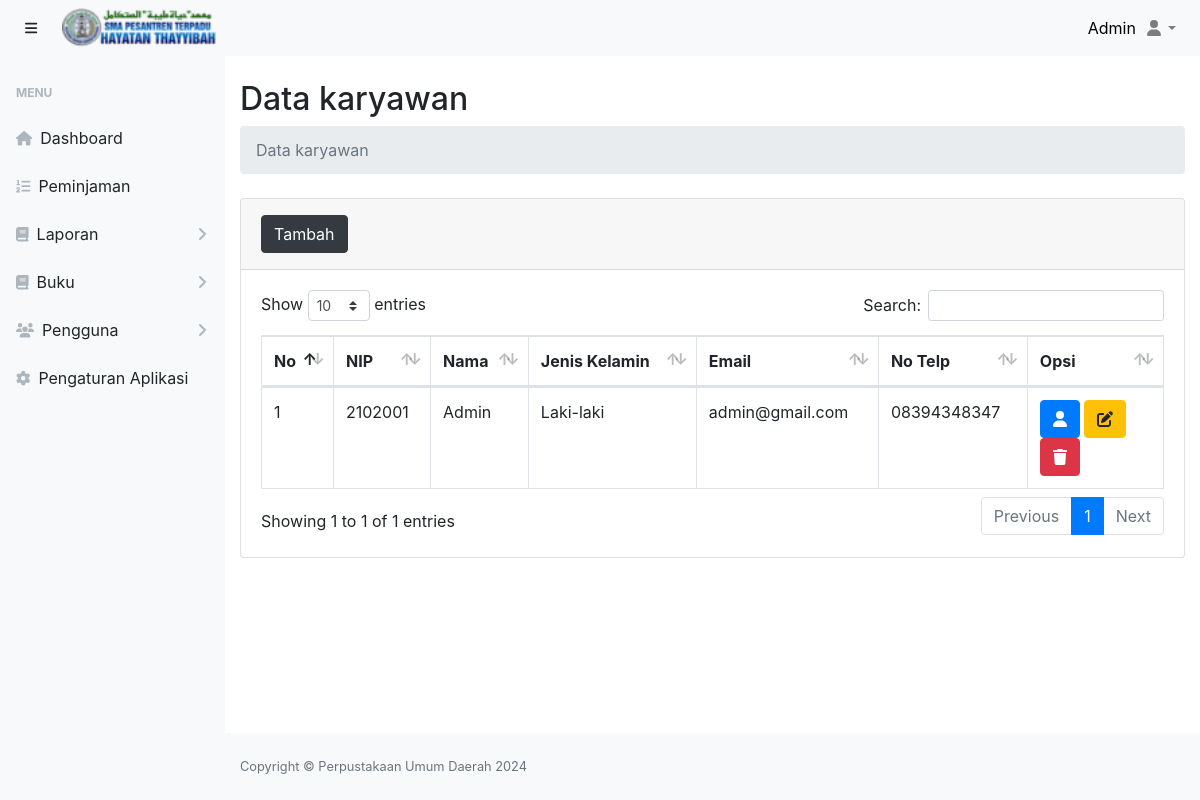
The page /dist/halaman.php?page=karyawan (signed in) on the database its author committed.
### tables this page shows
CREATE TABLE `karyawan` (
  `id_karyawan` int(11) NOT NULL,
  `kode_karyawan` char(9) NOT NULL,
  `nip` char(10) NOT NULL,
  `nama_karyawan` varchar(50) NOT NULL,
  `jk` char(1) NOT NULL,
  `email` varchar(30) NOT NULL,
  `alamat` varchar(60) NOT NULL,
  `no_telp` char(14) NOT NULL,
  `foto` varchar(200) NOT NULL
);

CREATE TABLE `profil_aplikasi` (
  `id` int(11) NOT NULL,
  `nama_aplikasi` varchar(30) NOT NULL,
  `nama_pimpinan` varchar(100) NOT NULL,
  `alamat` varchar(100) NOT NULL,
  `no_telp` char(14) NOT NULL,
  `website` varchar(50) NOT NULL,
  `logo` varchar(100) NOT NULL
);

### dist/karyawan/index.php (the view, shortened to what this page needs)
<main>
    <div class="container-fluid">
        <h2 class="mt-4">Data karyawan</h2>
        <ol class="breadcrumb mb-4">
            <li class="breadcrumb-item active">Data karyawan</li>
        </ol>
        <div class="card mb-4">
          <div class="card-header py-3">
            <button  class="btn-tambah btn btn-dark btn-icon-split"><span class="text">Tambah</span></button>
          </div>
            <div class="card-body">
                <div class="table-responsive">
                    <table class="table table-bordered" id="tabel_karyawan" width="100%" cellspacing="0">
                        <thead>
                            <tr>
                                <th>No</th>
                                <th>NIP</th>
                                <th>Nama</th>
                                <th>Jenis Kelamin</th>
                                <th>Email</th>
                                <th>No Telp</th>
                                <th width="15%">Opsi</th>
                            </tr>
                        </thead>
                        <tbody>
                        <?php
                            include '../config/database.php';
                            $sql="select * from karyawan";
                            $hasil=mysqli_query($kon,$sql);
                            $no=0;
                            while ($data = mysqli_fetch_array($hasil)):
                            $no++;
                        ?>
                        <tr>
                            <td><?php echo $no; ?></td>
                            <td><?php echo $data['nip']; ?></td>
                            <td><?php echo $data['nama_karyawan']; ?></td>
                            <td><?php echo $data['jk'] == 1 ? 'Laki-laki' : 'Perempuan';?></td>
                            <td><?php echo $data['email']; ?></td>
                            <td><?php echo $data['no_telp']; ?></td>
                            <td>
                                <button class="setting-akun btn btn-primary btn-circle" kode_karyawan="<?php echo $data['kode_karyawan']; ?>" ><i class="fas fa-user"></i></button>
                                <button class="btn-edit btn btn-warning btn-circle" id_karyawan="<?php echo $data['id_karyawan']; ?>" kode_karyawan="<?php echo $data['kode_karyawan']; ?>" ><i class="fas fa-edit"></i></button>
                                <a href="karyawan/hapus.php?id_karyawan=<?php echo $data['id_karyawan']; ?>&kode_karyawan=<?php echo $data['kode_karyawan']; ?>" class="btn-hapus btn btn-danger btn-circle" ><i class="fa fa-trash"></i></a>
                            </td>
                        </tr>
                        <?php endwhile; ?>
                        </tbody>
                    </table>
                </div>
            </div>
        </div>
    </div>
</main>

### dist/halaman.php (shortened to what this page needs)
<?php
  include '../config/database.php';
?>
<!DOCTYPE html>
<html lang="en">
    <head>
        <link href="../src/templates/css/styles.css" rel="stylesheet" />
        <link href="../src/plugin/bootstrap/css/bootstrap.min.css" rel="stylesheet" />
        <link rel="stylesheet" href="https://cdnjs.cloudflare.com/ajax/libs/font-awesome/6.4.0/css/all.min.css">
        <link href="../src/plugin/datatables/dataTables.bootstrap4.min.css" rel="stylesheet" />
    </head>
    <body class="sb-nav-fixed">
        <nav class="sb-topnav navbar navbar-expand navbar-light bg-light">
            <button class="btn btn-link btn-sm order-1 order-lg-0" id="sidebarToggle" href="#"><i class="fas fa-bars"></i></button>
            <div class="navbar-brand" href="#"><img src="../src/img/logo126.png" alt="Logo" width="80%"></div>
            <div class="sb-nav-footer" style="color: black;">
                        <div  >
                        <?php
                            if ($_SESSION['level']=='Karyawan' or $_SESSION['level']=='karyawan'):
                                echo $_SESSION["nama_karyawan"];
                            endif;
                        ?>
                        </div>
            </div>
            <ul class="navbar-nav ml-auto ml-md-0">
                <li class="nav-item dropdown">
                    <a class="nav-link dropdown-toggle" id="userDropdown" href="#" role="button" data-toggle="dropdown" aria-haspopup="true" aria-expanded="false"><i class="fas fa-user fa-fw"></i></a>
                </li>
            </ul>
        </nav>
        <div id="layoutSidenav">
            <div id="layoutSidenav_nav">
                <nav class="sb-sidenav accordion sb-sidenav-light" id="sidenavAccordion">
                    <div class="sb-sidenav-menu">
                    <?php
                        if ($_SESSION['level']=='Karyawan' or $_SESSION['level']=='karyawan'):
                    ?>
                        <div class="nav">
                            <div class="sb-sidenav-menu-heading">Menu</div>
                            <a class="nav-link" href="halaman.php?page=dashboard">
                                <div class="sb-nav-link-icon"><i class="fas fa-home"></i></div>
                                Dashboard
                            </a>
                            <a class="nav-link" href="halaman.php?page=daftar-peminjaman">
                                <div class="sb-nav-link-icon"><i class="fas fa-list-ol"></i></div>
                                Peminjaman
                            </a>
                            <a class="nav-link collapsed" href="#" data-toggle="collapse" data-target="#collapseLaporan" aria-expanded="false" aria-controls="collapseLayouts">
                                <div class="sb-nav-link-icon"><i class="fas fa-book"></i></div>
                                Laporan
                                <div class="sb-sidenav-collapse-arrow"><i class="fas fa-angle-down"></i></div>
                            </a>
                            <a class="nav-link collapsed" href="#" data-toggle="collapse" data-target="#collapsePustaka" aria-expanded="false" aria-controls="collapseLayouts">
                                <div class="sb-nav-link-icon"><i class="fas fa-book"></i></div>
                                Buku
                                <div class="sb-sidenav-collapse-arrow"><i class="fas fa-angle-down"></i></div>
                            </a>
                            <a class="nav-link collapsed" href="#" data-toggle="collapse" data-target="#collapsePengguna" aria-expanded="false" aria-controls="collapseLayouts">
                                <div class="sb-nav-link-icon"><i class="fas fa-users"></i></div>
                                Pengguna
                                <div class="sb-sidenav-collapse-arrow"><i class="fas fa-angle-down"></i></div>
                            </a>
                            <a class="nav-link" href="halaman.php?page=aplikasi">
                                <div class="sb-nav-link-icon"><i class="fas fa-cog"></i></div>
                                Pengaturan Aplikasi
                            </a>
                        </div>
                        <?php endif; ?>
                    </div>
                </nav>
            </div>
            <div id="layoutSidenav_content">
                <?php
                    if(isset($_GET['page'])){
                        $page = $_GET['page'];
                        switch ($page) {
                            case 'karyawan':
                                include "karyawan/index.php";
                                break;
                        }
                    }
                ?>
                <footer class="py-4 bg-light mt-auto">
                    <div class="container-fluid">
                        <div class="d-flex align-items-center justify-content-between small">
                        <?php
                            include '../config/database.php';
                            $hasil=mysqli_query($kon,"select nama_aplikasi from profil_aplikasi order by nama_aplikasi desc limit 1");
                            $data = mysqli_fetch_array($hasil);
                        ?>
                        <div class="text-muted">Copyright &copy; <?php echo $data['nama_aplikasi'];?> <?php echo date('Y');?></div>
                        </div>
                    </div>
                </footer>
            </div>
        </div>
        <link href="../src/plugin/select2/select2.min.css" rel="stylesheet" />
        <link href="../src/js/jquery-ui/jquery-ui.css" rel="stylesheet" />
    </body>
</html>

### rows shown on the page
karyawan: nip "2102001", nama_karyawan "Admin", jk "Laki-laki", email "admin@gmail.com", no_telp "08394348347"
profil_aplikasi: nama_aplikasi "Perpustakaan Umum Daerah"

### other values the page prints
$_SESSION["nama_karyawan"] "Admin"
